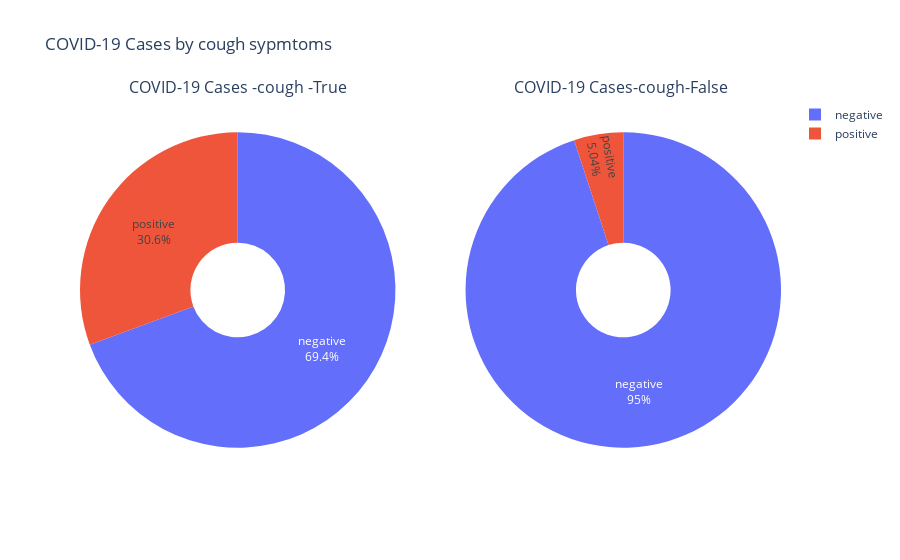

Notebook code cell kept with this figure:
### Code cell
counts = covid19_data.groupby(['Cough_symptoms', 'Corona']).size().reset_index(name='Count')

# Filter data for True and False
True_data = counts[counts['Cough_symptoms'] == 'true']
False_data = counts[counts['Cough_symptoms'] == 'false']

# Create subplots
fig = make_subplots(rows=1, cols=2, specs=[[{'type': 'domain'}, {'type': 'domain'}]],subplot_titles=('COVID-19 Cases -cough -True', 'COVID-19 Cases-cough-False '))

# Create pie chart for who have cough symptoms
fig.add_trace(go.Pie(labels=True_data['Corona'],
                     values=True_data['Count'],
                     textinfo='percent+label', hole=0.3, name='true'),
              row=1, col=1)

# Create pie chart for people don't have cough symptoms
fig.add_trace(go.Pie(labels=False_data['Corona'],
                     values=False_data['Count'],
                     textinfo='percent+label', hole=0.3, name='false'),
              row=1, col=2)

# Update layout to show the legend
fig.update_layout(title=' COVID-19 Cases by cough sypmtoms', showlegend=True)

# Show the plot
fig.show()

### Figure 1 — Plotly figure (JSON) as saved in the notebook; plotly's stock layout.template omitted (floating-point values rounded to 4 significant figures)
{"data": [{"domain": {"x": [0, 0.45], "y": [0, 1]}, "hole": 0.3, "labels": ["negative", "positive"], "name": "true", "textinfo": "percent+label", "type": "pie", "values": [6536, 2887]}, {"domain": {"x": [0.55, 1], "y": [0, 1]}, "hole": 0.3, "labels": ["negative", "positive"], "name": "false", "textinfo": "percent+label", "type": "pie", "values": [52268, 2777]}], "layout": {"annotations": [{"font": {"size": 16}, "showarrow": false, "text": "COVID-19 Cases -cough -True", "x": 0.225, "xanchor": "center", "xref": "paper", "y": 1, "yanchor": "bottom", "yref": "paper"}, {"font": {"size": 16}, "showarrow": false, "text": "COVID-19 Cases-cough-False ", "x": 0.775, "xanchor": "center", "xref": "paper", "y": 1, "yanchor": "bottom", "yref": "paper"}], "showlegend": true, "title": {"text": " COVID-19 Cases by cough sypmtoms"}}}
